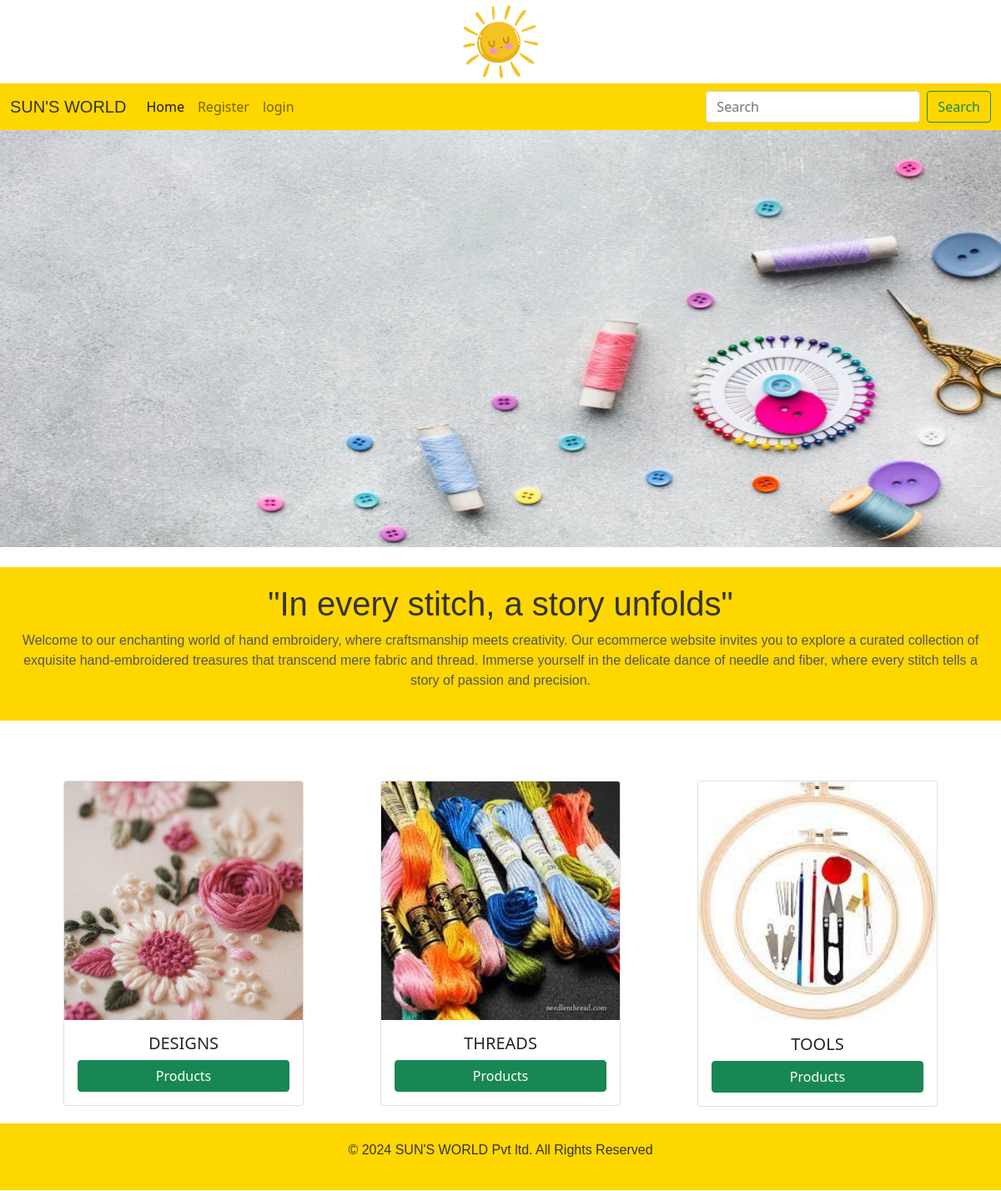
The page / on the database its author committed.
### shop/models.py (models this page shows, shortened)
class Category(models.Model):
    name = models.CharField(max_length=20)
    desc = models.TextField()
    images = models.ImageField(upload_to="category",null=True,blank=True)

### shop/views.py (the view)
# urls.py: path('',views.allcategories,name="allcat"),
def allcategories(request):
    c = Category.objects.all()
    return render(request, 'category.html',{'c':c})

### cart/context_processors.py (called while the page is built)
def total_count(request):
    item_count=0
    u=request.user
    try:
        cart=Cart.objects.filter(user=u)
        for i in cart:
            item_count+=i.quantity
    except:
        item_count=0
    return {'count':item_count}

### shop/context_processors.py (called while the page is built)
def menu_links(request):
    c=Category.objects.all()
    return {'links':c}

### templates/category.html (shortened to what this page needs)
{% extends 'base.html' %}
{% load static %}
{% block content %}
  <div class="banner ">
    <img src="{% static 'images/banner.jpg'%}" alt="Banner Image" class="img-fluid" style="width: 1999px; max-height: 500px;">
  </div>
<br>
  <div class="container-fluid section" style="background-color: #ffd700; text-align: center; padding: 20px;">
    <h1 class="quote" style="font-family: 'YourFont', sans-serif; color: #333;">"In every stitch, a story unfolds"</h1>
    <p class="description" style="font-family: 'YourFont', sans-serif; color: #555;">
        Welcome to our enchanting world of hand embroidery, where craftsmanship meets creativity. Our ecommerce website invites you to explore a curated collection of exquisite hand-embroidered treasures that transcend mere fabric and thread. Immerse yourself in the delicate dance of needle and fiber, where every stitch tells a story of passion and precision.
    </p>
</div>
<br>
  <div class="container mt-5">
    <div class="row justify-content-center">
        {% for i in c %}
        <div class="col-md-4 product-card">
            <div class="card mx-auto custom-card" style="width: 18rem; margin-bottom: 20px;">
                <img src="{{ i.images.url }}" class="card-img-top img-fluid" alt="{{ i.name }}">
                <div class="card-body">
                    <h5 class="card-title text-center">{{ i.name }}</h5>
                    <a href="{% url 'shop:productdetail' i.name %}" class="btn btn-success d-block mx-auto">Products</a>
                </div>
            </div>
        </div>
        {% endfor %}
    </div>
</div>
{% endblock %}

### static/css/style.css (style rules this page uses)
.custom-card { width: 18rem; margin-bottom: 20px; }
body { margin-bottom: 1px; }

### rows shown on the page
Category: images (picture), name "DESIGNS"
Category: images (picture), name "THREADS"
Category: images (picture), name "TOOLS"
